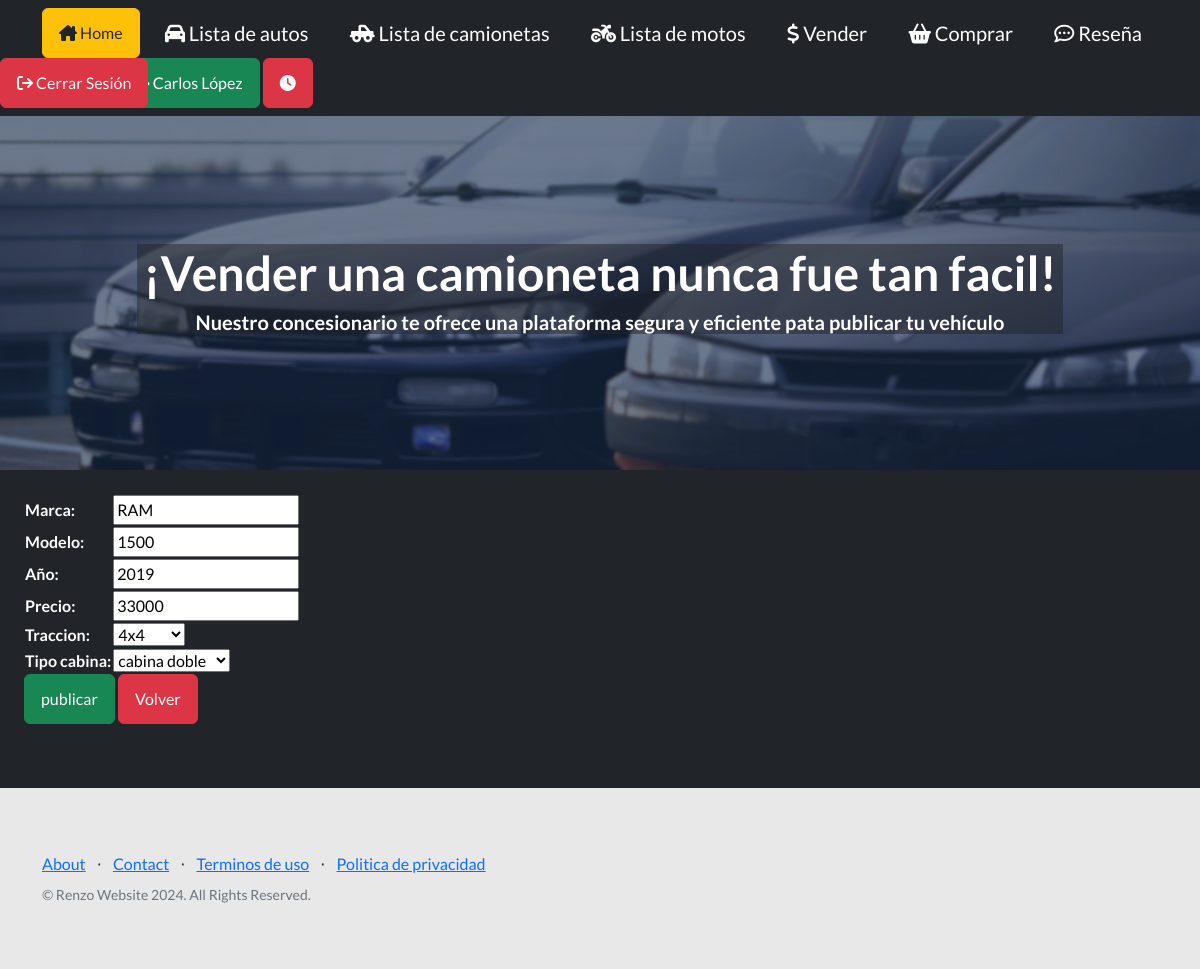
Screenshot of /camionetaUpdate/11/ (signed in) with the database file from the repository.
### entidades/models.py (models this page shows, shortened)
class Camioneta(models.Model):
    marca = models.CharField(max_length=100)
    modelo = models.CharField(max_length=100)
    año = models.CharField(max_length=50)
    precio = models.CharField(max_length=50)
    traccion = models.ForeignKey(Traccion, on_delete=models.CASCADE, null=True, default=None)
    tipo_cabina = models.ForeignKey(Cabina, on_delete=models.CASCADE, null=True, default=None)
    vendedor = models.ForeignKey(User, on_delete=models.CASCADE)
    class Meta:
        verbose_name = "Camioneta"
        verbose_name_plural = "Camionetas"
        ordering = ["modelo", "marca", "año"]

class Traccion(models.Model):
    traccion = models.CharField(max_length=50)
    def __str__(self):
        return self.traccion

### entidades/views.py (the view)
# urls.py: path('camionetaUpdate/<int:pk>/', CamionetaUpdate.as_view(), name="camionetaUpdate"),
class CamionetaUpdate(UpdateView, LoginRequiredMixin):
    model = Camioneta
    fields = ["marca", "modelo", "año", "precio", "traccion", "tipo_cabina"]
    success_url = reverse_lazy("lista_de_camionetas")

### entidades/models.py (called while the page is built)
    def __str__(self):
        return self.cabina

### entidades/templates/entidades/camioneta_form.html (shortened to what this page needs)
{% extends 'entidades/index.html' %}
{% block titulo %}
<div class= "bg bg-dark bg-opacity-50">
<h1>¡Vender una camioneta nunca fue tan facil!</h1>
<h5>Nuestro concesionario te ofrece una plataforma segura y eficiente pata publicar tu vehículo</h5>
</div>
{% endblock titulo %}
{% block contenido %}
<section class="bg-dark text-white p-4">
<form action="" method="post">
    <table>
        {{ form.as_table }}
    </table>
    <p> <input class="btn btn-success" type="submit" value="publicar"> <a class="btn btn-danger" href="{% url 'seleccion' %}">Volver</a></p>
</form>
<br>
</section>
{% endblock contenido %}

### entidades/templates/entidades/index.html (shortened to what this page needs)
<!DOCTYPE html>
<html lang="en">
    <head>
        {% load static %}
        <link href="https://cdn.jsdelivr.net/npm/bootstrap-icons@1.5.0/font/bootstrap-icons.css" rel="stylesheet" type="text/css" />
        <link href="{% static 'css/styles.css' %}" rel="stylesheet" />
        <link rel="stylesheet" href="https://cdnjs.cloudflare.com/ajax/libs/font-awesome/6.4.0/css/all.min.css">
    </head>
    <body>
        {% block menu %}
        <div>
            <nav class="navbar navbar-dark bg-dark static-top">
                <div class="container">
                    <a class="btn btn-warning text-dark" href="{% url 'home' %}"><i class="fa-solid fa-house-chimney"></i> Home</a>
                    {% if user.is_authenticated %}
                    <a class="navbar-brand"href="{% url 'lista_de_autos' %}"><i class="fa-solid fa-car"></i> Lista de autos</a>
                    <a class="navbar-brand"href="{% url 'lista_de_camionetas' %}"><i class="fa-solid fa-truck-pickup"></i> Lista de camionetas</a>
                    <a class="navbar-brand"href="{% url 'lista_de_motos' %}"><i class="fa-solid fa-motorcycle"></i> Lista de motos</a>
                    <a class="navbar-brand" href="{% url 'vender' %}"><i class="fa-solid fa-dollar-sign"></i> Vender</a>
                    <a class="navbar-brand"href="{% url 'comprar' %}"><i class="fa-solid fa-basket-shopping"></i> Comprar</a>
                    <a class="navbar-brand" href="{% url 'reseña' %}"><i class="fa-regular fa-comment-dots"></i> Reseña</a>
                    <div classs="text-center">
                        <a href= "{% url 'agregarAvatar' %}"><img class="rounded-circle border border-light" src="{{ request.session.avatar }}" alt="mi foto" height="50px" weight="50px"></a>
                        <a class="btn btn-success" href="{% url 'perfil' %}"> {{user.first_name}} {{user.last_name}} </a>
                        <a class="btn btn-danger text-light" href="{% url 'Historial' %}"><i class="fa-solid fa-clock"></i></a>
                        <a class="btn btn-danger text-light position-absolute top-10 start-0" href="{% url 'confirmLogout' %}"><i class="fa-solid fa-arrow-right-from-bracket"></i> Cerrar Sesión</a>
                        {% else %}
                        <a class="btn btn-success text-light" href="{% url 'login' %}"><i class="fa-regular fa-user"></i> Iniciar Sesión</a>
                        <a class="btn btn-success text-light" href="{% url 'registro' %}"><i class="fa-regular fa-user"></i> Registrarse</a>
                {% endif %}
                </div>
            </nav>
            {% endblock menu %}
            <header class="masthead">
                <div class="container position-relative">
                    <div class="row justify-content-center">
                        <div class="col-xl-10">
                            <div class="text-center text-white">
                                {% block titulo %}
                                {% endblock titulo %}
                            </div>
                        </div>
                    </div>
                </header>
                {% block contenido %}
                {% endblock contenido %}
            </div>
            {% block info %}
            <footer class="footer bg-dark bg-opacity-10">
                <div class="container">
                <div class="row">
                    <div class="col-lg-6 h-100 text-center text-lg-start my-auto">
                        <ul class="list-inline mb-2">
                            <li class="list-inline-item"><a href="{% url 'about' %}">About</a></li>
                            <li class="list-inline-item">⋅</li>
                            <li class="list-inline-item"><a href="{% url 'contact' %}">Contact</a></li>
                            <li class="list-inline-item">⋅</li>
                            <li class="list-inline-item"><a href="{% url 'terminos' %}">Terminos de uso</a></li>
                            <li class="list-inline-item">⋅</li>
                            <li class="list-inline-item"><a href="{% url 'privacidad' %}">Politica de privacidad</a></li>
                        </ul>
                        <p class="text-muted small mb-4 mb-lg-0">&copy; Renzo Website 2024. All Rights Reserved.</p>
                    </div>
                </footer>
                {% endblock info %}
            </body>
            </html>

### rows the page displays
Camioneta: marca "RAM", modelo "1500", año "2019", precio "33000", tipo_cabina "cabina doble"
Traccion: traccion "4x4"

### other values shown
{{ user.first_name }} "Carlos"
{{ user.last_name }} "López"
